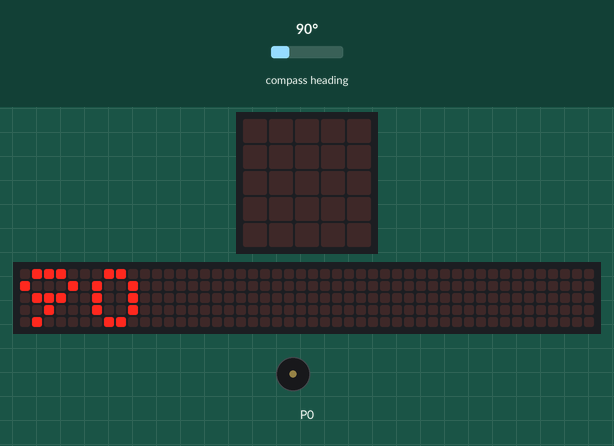
A program run on a simulated BBC micro:bit (MakeCode). On the bench: the board's 5×5 LED display, a strip that is not on the board, showing the scrolling text unrolled, buzzer (waves = sounding). The inputs (shaded band) are chosen by the test bench; at power-on: compass heading 90°. The 48×5 strip is a reading aid, not a part: it shows the text the display is scrolling, unrolled, one strip-width of it at a time; the compass is already calibrated.

Above: at 2.47 s.
5.2 s: compass heading set to 180°
At 5.6 s:
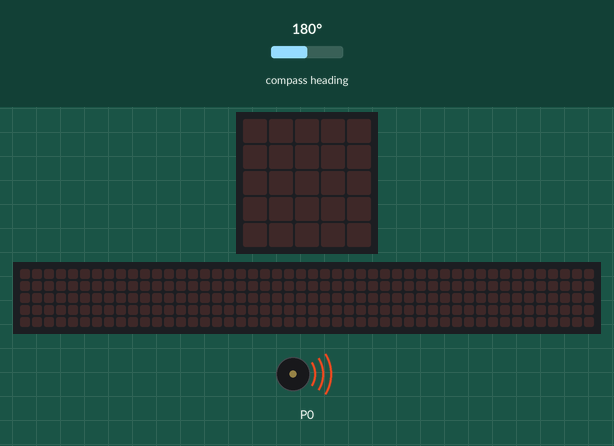
At 6.91 s:
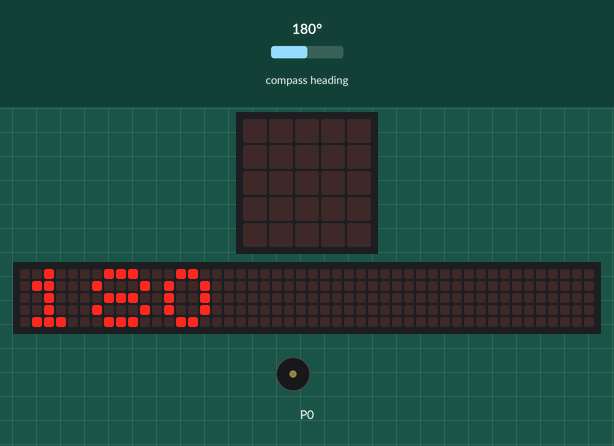
8.2 s: compass heading set to 269°
At 17.87 s:
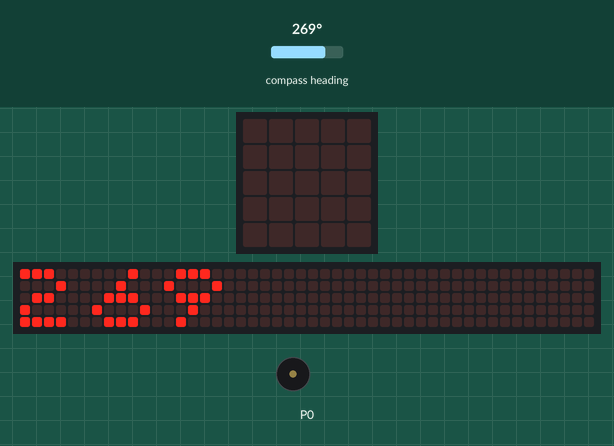
Timing chart, 0 to 20.6 s (numbered marks = the images above; inputs shaded):
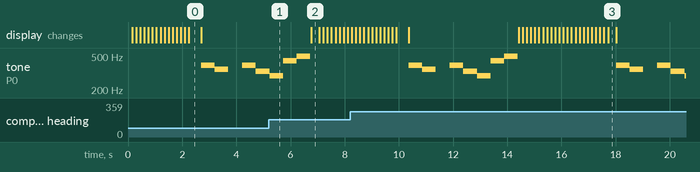

The program:

main.ts
```typescript
basic.forever(function () {
    basic.showNumber(input.compassHeading())
    if (input.compassHeading() == 45 || input.compassHeading() > 315) {
        music.playMelody("G A F B E D C5 A ", 120)
    } else {
        music.playMelody("G F - G E D A B ", 120)
    }
})
```

test.ts
```typescript
// aquí va el archivo "tests"; esto no se compilará cuando este paquete se utilice como una extensión.
```

Measured:
- by itself, tone on P0: plays 392 Hz for 0.51 s, 349 Hz for 0.50 s, 392 Hz for 0.51 s, 330 Hz for 0.51 s, 294 Hz for 0.51 s, 440 Hz for 0.51 s … (12 notes in this stretch)
- what the display in image 0 shows lasts 0.4 s, from 2.3 s to 2.7 s
